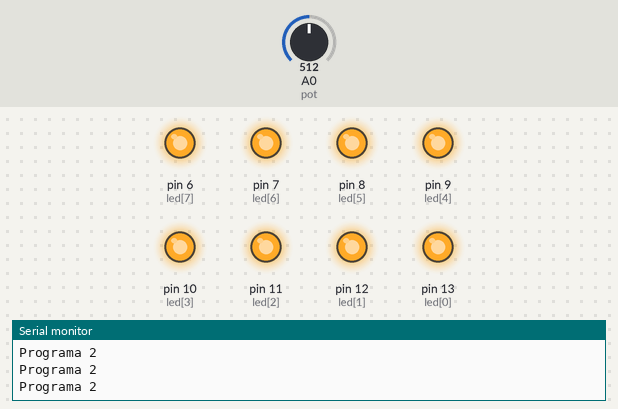
This sketch was run on a simulated Arduino Uno, built with avr-gcc and run on an emulated ATmega328P. Parts: output pins drawn as LEDs (lit = HIGH), the last lines printed to the serial monitor. Dashed ring = blinking. The inputs (shaded band) are chosen by the test bench; at power-on: A0 (pot) = 512.

Above: at 1.2 s.
1.3 s: A0 (pot) set to 526
At 2.1 s:
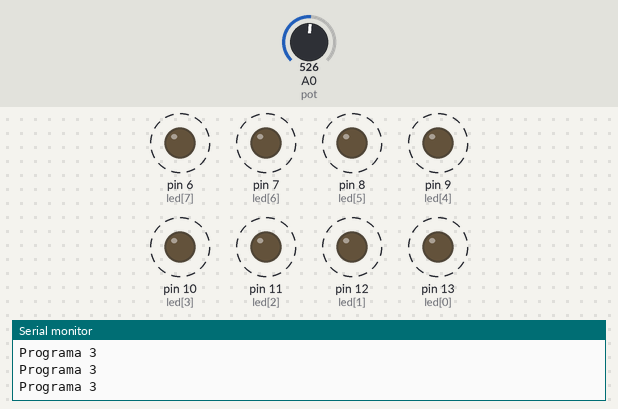
4.3 s: A0 (pot) set to 900
At 4.51 s:
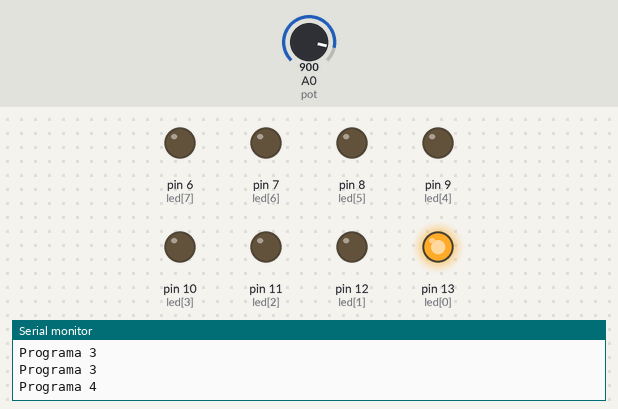
Timing chart, 0 to 13.3 s (numbered marks = the images above; inputs shaded):
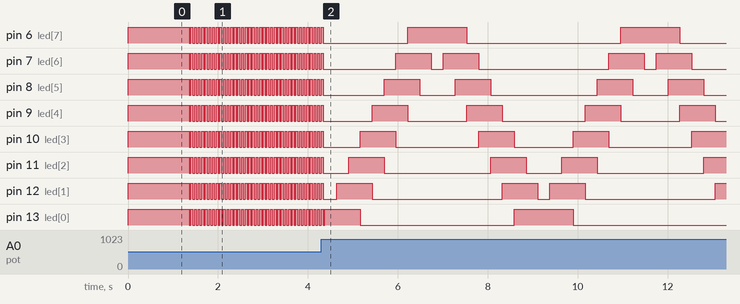

The sketch:

Examen_Arduino.ino
```cpp
/*************************************************************************
**                                                                      **
**                 Descripció programa                                  **
**                                                                      **
*************************************************************************/

//******  Includes  ******************************************************


//******  Variables  *****************************************************

const int led[] = {13, 12, 11, 10, 9, 8 , 7, 6};
const int pot = A0;
int temps;
int tempsBlink;
int valorPot;
int triaProgPot;

//*******  Setup  ********************************************************
void setup()
{
  Serial.begin(9600);

  pinMode(pot, INPUT);
  pinMode(led[0], OUTPUT);
  pinMode(led[1], OUTPUT);
  pinMode(led[2], OUTPUT);
  pinMode(led[3], OUTPUT);
  pinMode(led[4], OUTPUT);
  pinMode(led[5], OUTPUT);
  pinMode(led[6], OUTPUT);
  pinMode(led[7], OUTPUT);
}

//******  Loop  **********************************************************
void loop ()
{
  triaProgPot = analogRead(pot);
  triaProgPot = map (triaProgPot, 0, 1030, 1, 5);

  Serial.print("Programa ");
  Serial.println(triaProgPot);

  switch (triaProgPot)
  {
    case 1:
    {
      valPot();
    }
    break;

    case 2:
    {
      totsLeds();
    }
    break;

    case 3:
    {
      blinkPot();
    }
    break;

    case 4:
    {
      cotxeF();
    }
    break;

    default:
    {
      Serial.println("ERROR ");
    break;
    }
  }
}

void valPot ()
{
  valorPot = analogRead(pot);
  Serial.println(valorPot);
  delay(100);
  digitalWrite(led[0], LOW);
  digitalWrite(led[1], LOW);
  digitalWrite(led[2], LOW);
  digitalWrite(led[3], LOW);
  digitalWrite(led[4], LOW);
  digitalWrite(led[5], LOW);
  digitalWrite(led[6], LOW);
  digitalWrite(led[7], LOW);
}

void totsLeds ()
{
  digitalWrite(led[0], HIGH);
  digitalWrite(led[1], HIGH);
  digitalWrite(led[2], HIGH);
  digitalWrite(led[3], HIGH);
  digitalWrite(led[4], HIGH);
  digitalWrite(led[5], HIGH);
  digitalWrite(led[6], HIGH);
  digitalWrite(led[7], HIGH);
}

void blinkPot ()
{
  tempsBlink = analogRead(pot);
  tempsBlink = map (tempsBlink, 510, 768, 10, 500);

  for (int numLed = 0; numLed < 8; numLed++)
    {
      digitalWrite(led[numLed], HIGH);
    }

    delay(tempsBlink);

  for (int numLed = 8; numLed >= 0; numLed--)
    {
       digitalWrite(led[numLed], LOW);
    }

    delay(tempsBlink);
}

void cotxeF ()
{
  for (int numLed = 0; numLed < 9; numLed++)
    {
    temps = analogRead(pot);
    temps = map (temps, 768, 1023, 10, 500);

    digitalWrite(led[numLed], HIGH);
    digitalWrite(led[numLed-1], HIGH);
    digitalWrite(led[numLed-2], HIGH);
    delay(temps);
    digitalWrite(led[numLed], LOW);
    digitalWrite(led[numLed-1], LOW);
    digitalWrite(led[numLed-2], LOW);
    }

  for (int numLed = 9; numLed > 0; numLed--)
    {
    temps = analogRead(pot);
    temps = map (temps, 768, 1023, 10, 500);

    digitalWrite(led[numLed], HIGH);
    digitalWrite(led[numLed-1], HIGH);
    digitalWrite(led[numLed-2], HIGH);
    delay(temps);
    digitalWrite(led[numLed], LOW);
    digitalWrite(led[numLed-1], LOW);
    digitalWrite(led[numLed-2], LOW);
    }
}
```

Measured:
- the behaviour switches between 514 and 515 on A0 (pot) (found by bisection; images 0 and 1)
- after the input at 1.3 s, pin 6 (led[7]), pin 7 (led[6]), pin 8 (led[5]), pin 9 (led[4]), pin 10 (led[3]), pin 11 (led[2]), pin 12 (led[1]), pin 13 (led[0]): alternates HIGH for 0.04 s and LOW for 0.04 s, starting after 0.06 s
